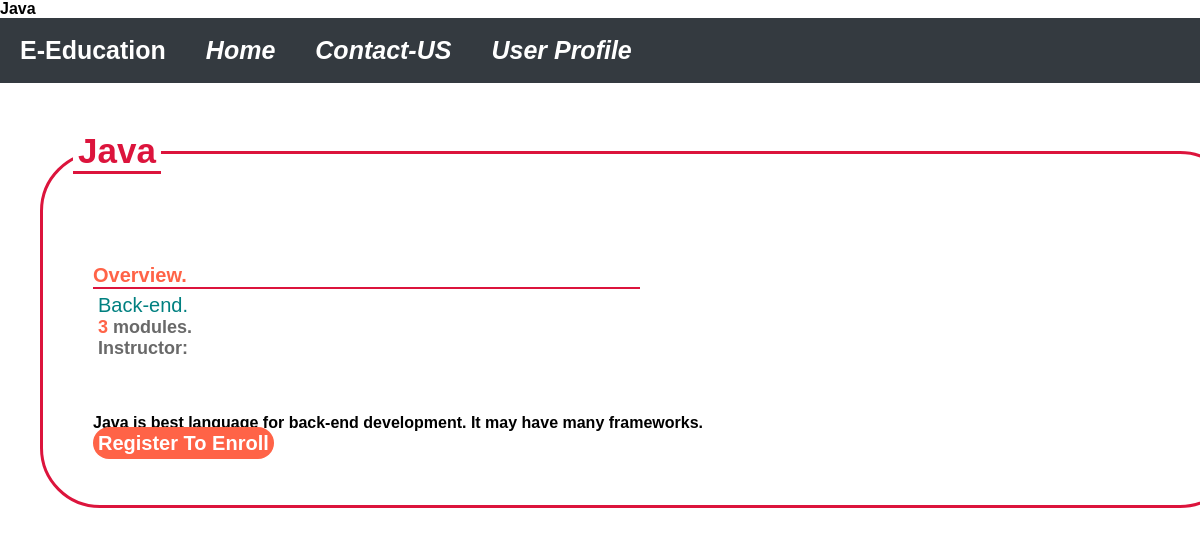
The app's page /course/java/ with its own data.
### courses/models.py (models this page shows, shortened)
class Course(models.Model):
	owner 		=	models.ForeignKey(User,related_name='courses_created',on_delete=models.CASCADE)
	subject 	=	models.ForeignKey(Subject,related_name='courses',on_delete=models.CASCADE)
	title		=	models.CharField(max_length=200)
	slug 		=	models.SlugField(max_length=200,unique=True)
	overview	= 	models.TextField()
	created 	=	models.DateTimeField(auto_now_add=True)
	students 	=	models.ManyToManyField(User,related_name='courses_joined',blank=True)
	class Meta:
		ordering 	=	['-created']

class Subject(models.Model):
	title	=	models.CharField(max_length=200)
	slug	=	models.SlugField(max_length=200,unique=True)
	class Meta:
		ordering 	=	['title']

### courses/views.py (the view)
# urls.py: path('<slug:slug>/',views.CourseDetailView.as_view(),name='course_detail'),
class CourseDetailView(DetailView):
	model 			=	Course
	template_name 	=	'courses/course/detail.html'
	def get_context_data(self,**kwargs):
		context 	=	super(CourseDetailView,self).get_context_data(**kwargs)
		context['enroll_form'] = CourseEnrollForm(initial={'course':self.object})
		return context

### courses/templates/courses/course/detail.html (shortened to what this page needs)
{% extends "base.html" %}
{% load static %}
{% load crispy_forms_tags %}
{% load course %}
{% block content %}
	{% with subject=course.subject %}
				<div class="content-details">
					<fieldset>
						<legend>{{object.title}}</legend>
							<div class="c-list">
								<div class="title">
									<h2>Overview.</h2>
									<hr>
								</div>
								<div class="item">
									<p>
										<a href="{% url 'course_list_subject' subject.slug %}">{{subject.title}}.</a>
									</p>
									<h5><span>{{course.modules.count}} </span>modules.</h5>
									<h5>Instructor: </h5>
								</div>
							</div>
							<div class="forms">
									{{object.overview|linebreaks}}
									{% if request.user.is_authenticated %}
										<form action="{% url 'student_enroll_course' %}" method="post">
											<div class="element">
												{{enroll_form}}
											{% csrf_token %}
											</div>
											<input type="submit" class="btn" value="Enroll Now">
										</form>
									{% else %}
										<a href="{% url 'student_registration' %}" class="btn" role="button" aria-pressed="true">Register To Enroll</a>
									{% endif %}
								</div>
						</fieldset>
					</div>
				{% endwith %}
{% endblock %}

### static/css/main.css (style rules this page uses)
* { margin:0; padding: 0; outline: none; text-decoration: none; box-sizing: border-box; font-family: 'Rubik', sans-serif; font-weight: 700; }
::before,::after { box-sizing: border-box; }
.item { width: 100%; padding-top: 10px; padding: 5px; }
.content-details .c-list .title h2, .item .content-item p a span { color: #ff6347; font-size: 20px; }
.content-details .c-list .item h5, .item .content-item h6 { color: #696969; font-size: 18px; }
.content-details .c-list .item h5 span, .item .content-item h6 span { color: #ff6347; }
.content-details { height: 100%; width: 100%; z-index: 1; text-align: center; padding-left: -150px; }
fieldset { max-width: 100%; padding-left: 50px; border-style: solid; border-radius: 60px; left: 40px; border-color: #DC143C; border-width: 3px; margin-top: 30px; padding: 30px; margin-left: 40px; margin-right: 40px; }
legend { display: block; padding-left: 5px; padding-right: 5px; border:none; color: #DC143C; font-size: 50px; border-bottom-style: solid; border-bottom-color: #DC143C; }
.c-list { background-color: #fff; text-align: left; height: 100%; padding: 20px; padding-top: 60px; display: block; }
.forms { background-color: #fff; text-align: left; height: 100%; padding: 20px; padding-top: 30px; display: block; }
.c-list .title { color: #6495ed; width: 50%; }
.c-list .title hr { height: 2px; background-color: #DC143C; border-width: 0; }
.c-list .item p a { color: #008080; font-size: 20px; font-weight: 500; }
.forms .btn { background-color: #ff6347; border-style: solid; border-radius: 30px; border-color: none; padding: 5px; color: #fff; font-size: 20px; font-weight: bold; border:none; height: 30px; text-align: center; }
.content-details fieldset { width: 100%; margin-top: 30px; padding: 30px; margin-left: 40px; margin-right: 40px; }
.content-details legend { text-align: left; color: #DC143C; font-size: 35px; }

### records on screen
Course: title "Java", modules.count "3", overview "Java is best language for back-end development. It may have many frameworks."
Subject: title "Back-end"
